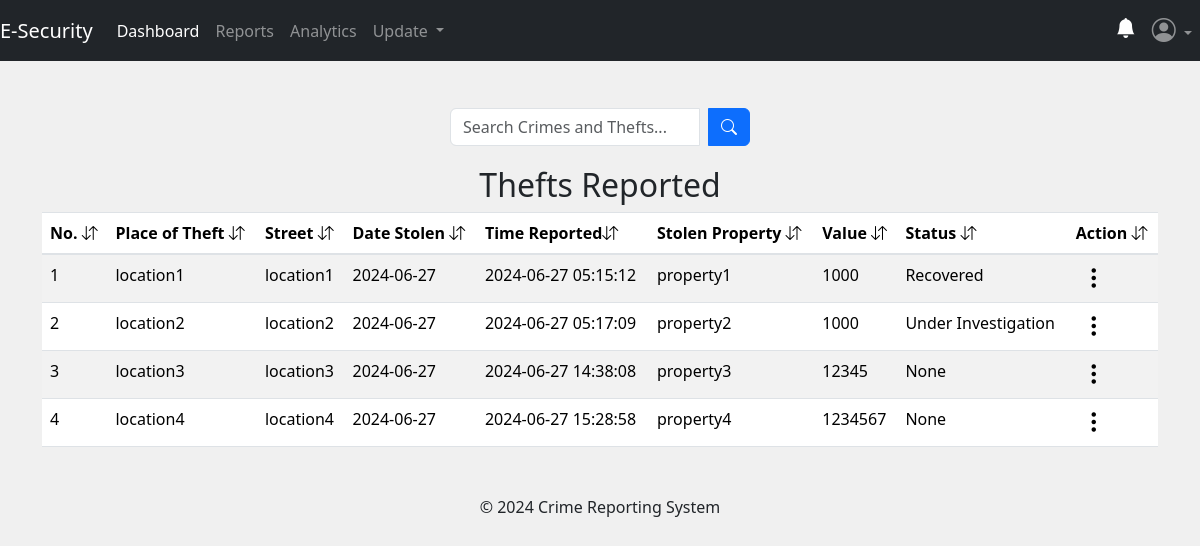
The app's page /admin/reports_status (signed in), older data.
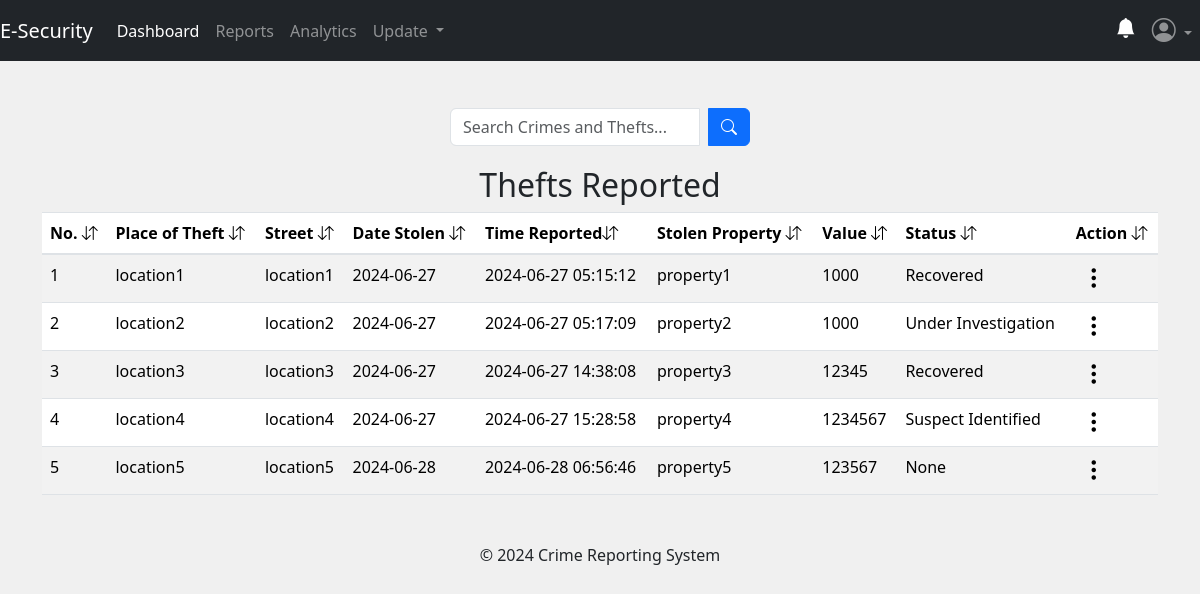
The same page, newer data.
### app/posts/models.py (models this page shows)
class Theft(db.Model, UserMixin):
    theft_id = db.Column(db.Integer, primary_key=True)
    place_of_theft = db.Column(db.String(50), nullable=False)
    street_address = db.Column(db.String(30), nullable=False)
    city = db.Column(db.String(10), nullable=False)
    date_of_theft = db.Column(db.String(10), nullable=False)
    reported_by = db.Column(db.String(10), nullable=True)
    phone_number = db.Column(db.String(10), nullable=False)
    value = db.Column(db.Integer, nullable=False)
    time_of_theft = db.Column(db.String(10), nullable=False)
    stolen_property = db.Column(db.Text, nullable=False)
    description = db.Column(db.Text, nullable=False)
    theft_status = db.Column(db.String(10), nullable=True)
    latitude = db.Column(db.Float)
    longitude = db.Column(db.Float)
    theft_file_upload = db.Column(db.Text, nullable=True)
    theft_file_name = db.Column(db.Text, nullable=True)
    theft_mimetype = db.Column(db.Text, nullable=True)
    date_theft_received = db.Column(db.DateTime, nullable=False, default=func.now())
    victim_id = db.Column(db.Integer, db.ForeignKey('user.id'))

### app/admins/routes.py (the view)
@admins.route('/admin/reports_status')
@admin_required
def reportStatus():
    search_theft = request.args.get('search_theft', '')
    try:
        if search_theft:
            thefts = Theft.query.filter(
                Theft.place_of_theft.ilike(f'%{search_theft}%') |
                Theft.street_address.ilike(f'%{search_theft}%') |
                Theft.date_of_theft.ilike(f'%{search_theft}%') |
                Theft.time_of_theft.ilike(f'%{search_theft}%') |
                Theft.date_theft_received.ilike(f'%{search_theft}%') |
                Theft.theft_status.ilike(f'%{search_theft}%')
            ).all()
        else:
            thefts = Theft.query.all()
    except:
        current_app.logger.error("Database error occurred:")
        flash("No report with the keyword.", "warning")
        return redirect(url_for('admins.reportStatus'))
    return render_template('admin/reports_status.html', title='Reports Status', thefts=thefts)

### app/__init__.py (called while the page is built)
@login_manager.user_loader
def load_user(user_id):
    return models.User.query.get(user_id)

### app/admins/routes.py (called while the page is built)
def admin_required(f):
    @wraps(f)
    def decorated_function(*args, **kwargs):
        if not session.get('admin_id'):
            flash('You need to be logged in as an admin to access the page.', 'danger')
            return redirect(url_for('admins.adminIndex'))
        return f(*args, **kwargs)
    return decorated_function

### app/templates/admin/reports_status.html (shortened to what this page needs)
{% extends 'admin/layout.html' %}
{% block content %}
<div class="container">
<form method="GET" action="{{ url_for('admins.reportStatus') }}" class="search-form">
    <div class="input-group search-input">
        <input type="text" name="search_theft" class="form-control" placeholder="Search Crimes and Thefts...">
        <div class="input-group-append ms-2">
            <button type="submit" class="btn btn-primary">
                <i class="bi bi-search"></i>
            </button>
        </div>
    </div>
</form>
{% if thefts %}
<table class="table table-striped table-hover">
  <h2 style="text-align: center;">Thefts Reported</h2>
  <thead>
      <tr>
          <th scope="col">No. <i class="bi bi-arrow-down-up"></i></th>
          <th scope="col">Place of Theft <i class="bi bi-arrow-down-up"></i></th>
          <th scope="col">Street <i class="bi bi-arrow-down-up"></i></th>
          <th scope="col">Date Stolen <i class="bi bi-arrow-down-up"></i></th>
          <th scope="col">Time Reported<i class="bi bi-arrow-down-up"></i></th>
          <th scope="col">Stolen Property <i class="bi bi-arrow-down-up"></i></th>
          <th scope="col">Value <i class="bi bi-arrow-down-up"></i></th>
          <th scope="col">Status <i class="bi bi-arrow-down-up"></i></th>
          <th scope="col">Action <i class="bi bi-arrow-down-up"></i></th>
      </tr>
  </thead>
  <tbody>
      {% for theft in thefts %}
          <tr>
              <td>{{ loop.index }}</td>
              <td>{{ theft.place_of_theft }}</td>
              <td>{{ theft.street_address }}</td>
              <td>{{ theft.date_of_theft }}</td>
              <td>{{ theft.date_theft_received }}</td>
              <td>{{ theft.stolen_property }}</td>
              <td>{{ theft.value }}</td>
              <td>{{ theft.theft_status }}</td>
              <td>
                <div class="dropdown">
                    <button class="three-dots-btn" type="button" id="dropdownMenuButton{{ theft.theft_id }}" data-bs-toggle="dropdown" aria-expanded="false">
                        <i class="bi bi-three-dots-vertical h4"></i>
                    </button>
                </div>
              </td>
          </tr>
      {% endfor %}
  </tbody>
</table>
{% endif %}
</div>
{% endblock content %}

### app/templates/admin/layout.html (shortened to what this page needs)
<!DOCTYPE html>
<html lang="en">
<head>
  <link rel="stylesheet" href="https://cdn.jsdelivr.net/npm/bootstrap-icons@1.11.3/font/bootstrap-icons.min.css" />
  <link href="https://stackpath.bootstrapcdn.com/bootstrap/4.5.2/css/bootstrap.min.css" rel="stylesheet">
  <link href="https://cdn.jsdelivr.net/npm/bootstrap@5.3.3/dist/css/bootstrap.min.css" rel="stylesheet" />
</head>
<body>
  <nav class="navbar navbar-expand-md navbar-dark bg-dark fixed-top">
    <a class="navbar-brand nav-link active" href="{{ url_for('main.home_page') }}">E-Security </a>
    <div class="collapse navbar-collapse" id="navbarSupportedContent">
      {% if session.get('admin_name') %}
        <ul class="navbar-nav">
          <li class="new-item active">
            <a class="nav-link" href="{{ url_for('admins.adminDashboard') }}">Dashboard</a>
          </li>
          <li class="new-item">
            <a class="nav-link" href="{{ url_for('admins.reports') }}">Reports</a>
          </li>
          <li>
            <a class="nav-link" href="{{ url_for('admins.analytics') }}">Analytics</a>
          </li>
          <li class="nav-item dropdown">
            <a class="nav-link dropdown-toggle" href="#" role="button" data-bs-toggle="dropdown" aria-expanded="false">
                Update
            </a>
        </li>
        </ul>
        <ul class="navbar-nav ms-auto">
          <li class="nav-item">
              <a class="nav-link" href="{{ url_for('users.notification') }}"><i class="bi bi-bell-fill h5" style="color: white;"></i></a>
          </li>
          <li class="nav-item dropdown">
              <a class="nav-link dropdown-toggle" href="#" role="button" data-bs-toggle="dropdown" aria-expanded="false">
                  <i class="bi bi-person-circle h4"></i>
              </a>
          </li>
      </ul>
      {% endif %}
    </div>
</nav>
<br>
  {% block content %} {% endblock content %}
  <footer class="text-center mt-5">
    <p>&copy; 2024 Crime Reporting System</p>
  </footer>
</body>
</html>

### app/templates/admin/layout.html (style rules this page uses)
html,body { height: 100%; width: 100%; padding-top: 30px; background-color: #f0f0f0; }

### app/templates/admin/reports_status.html (style rules this page uses)
.three-dots-btn { background: none; border: none; cursor: pointer; }
.search-form { display: flex; justify-content: center; margin-bottom: 20px; }
.search-input { width: 300px; }

Row changes from the older to the newer data that the page shows:
changed Theft "location3": theft_status "None" → "Recovered"
changed Theft "location4": theft_status "None" → "Suspect Identified"
added Theft: place_of_theft "location5", street_address "location5", date_of_theft "2024-06-28", date_theft_received "2024-06-28 06:56:46", stolen_property "property5", value "123567", theft_status "None"
